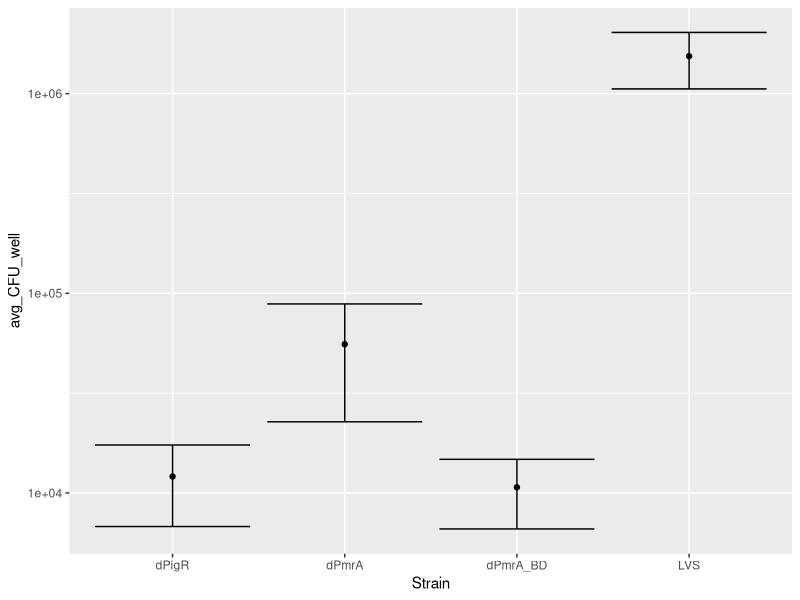

This chart was generated by the following R code:
## ---- chunk 1
knitr::opts_chunk$set(echo = FALSE)

library(tidyverse)
Mac_Assay_data <- read_csv("Mac_Assay_data.csv")

## ---- chunk 2
avg_plate_count <- rowMeans(subset(Mac_Assay_data, select = c(Plate_Count_1,Plate_Count_2)))

data_with_avg <- cbind(Mac_Assay_data,avg_plate_count)


data_with_avg$CFU_well <-cbind((data_with_avg$avg_plate_count)/(0.01*(data_with_avg$Dilution_Factor)*0.2))

grouped_strains <- data_with_avg %>% group_by(Strain) %>%
  summarise(avg_CFU_well = mean(CFU_well)) 


st_dev_strains <- data_with_avg  %>% group_by(Strain) %>%
  summarise(st_dev = sd(CFU_well))

grouped_st_dev <- mutate(grouped_strains,st_dev_strains$st_dev)


## ---- chunk 3
ggplot(grouped_st_dev, aes(x = Strain, y = avg_CFU_well)) + 
  geom_point() + geom_errorbar(aes(ymin = avg_CFU_well - st_dev_strains$st_dev, ymax =      avg_CFU_well + st_dev_strains$st_dev)) +
  scale_y_log10() 
t_test_dPigR <- t.test(filter(data_with_avg,Strain == 'LVS')$CFU_well,filter(data_with_avg, Strain == 'dPigR')$CFU_well)$p.value
  
t_test_dPmrA <- t.test(filter(data_with_avg,Strain == 'LVS')$CFU_well,filter(data_with_avg, Strain == 'dPmrA')$CFU_well)$p.value  

t_test_dPmrA_BD <- t.test(filter(data_with_avg,Strain == 'LVS')$CFU_well,filter(data_with_avg, Strain == 'dPmrA_BD')$CFU_well)$p.value  

comparing_media <- t.test(filter(data_with_avg,Strain == 'dPmrA')$CFU_well,filter(data_with_avg, Strain == 'dPmrA_BD')$CFU_well)$p.value



